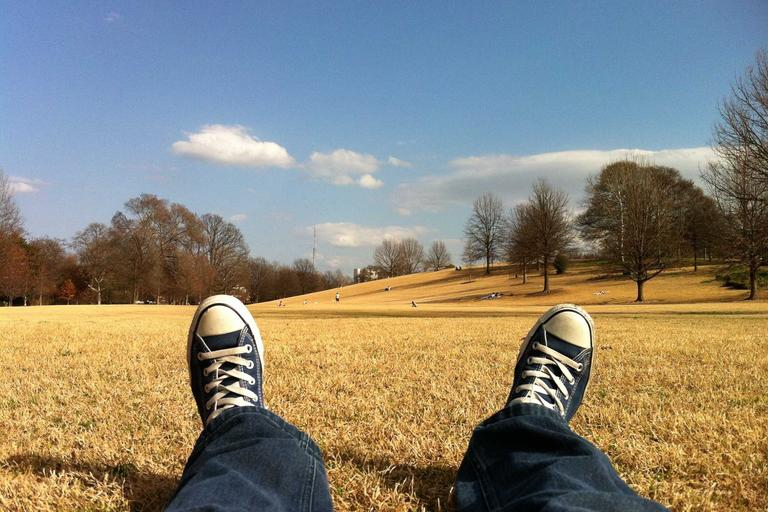
#> input picture tools/source/pic_103.jpg, 768 x 512 px
$ python generate_simple.py
#> lines starting #> are read from the running program, lines starting #| are printed output that depends on the picture
#!/usr/bin/env python3
# Spot the Secret: steganography awareness game
# Developed by Thilina Mendis
# Date: October 17, 2026
"""
Generates the 10 levels of the simple game (index.html).

For every level it writes, into out/level_XX/:
  cover.png   the original photo
  stego.png   the same photo with the secret hidden in it
a top-level levels.json with the title, tool and the two reveal sentences
for each level, and out/demo/stego.png for the landing page's X-ray demo.

"Writing a picture into bit k" means: for every pixel, set bit k of each
chosen colour value to 1 where the secret picture is white and 0 where it is
black, leaving the other 7 bits untouched.

Requirements:  pip install numpy pillow
Usage:  python generate_simple.py --src source --out ../levels_simple
"""
import argparse, json, os
import numpy as np
from PIL import Image, ImageDraw, ImageFont

W, H = 768, 512
RED, GREEN, BLUE = 0, 1, 2


# ---------------------------------------------------------------- helpers
def load_rgb(path):
#> called with path = 'source/pic_103.jpg'
    im = Image.open(path).convert("RGB")
#> im is the input picture: PIL image 768x512 RGB; mean R, G, B 137.2, 133.3, 120.5
    # center-crop to 3:2 then resize
    w, h = im.size
#> w = 768; h = 512
    tw = min(w, int(h * W / H)); th = int(tw * H / W)
#> after `tw = min(w, int(h * W / H))`: tw = 768
#> after `th = int(tw * H / W)`: th = 512
    l, t = (w - tw) // 2, (h - th) // 2
#> l = 0; t = 0
    return np.asarray(im.crop((l, t, l + tw, t + th)).resize((W, H), Image.LANCZOS))


def font(size):
    for f in ("/usr/share/fonts/truetype/dejavu/DejaVuSans-Bold.ttf",
              "/System/Library/Fonts/Supplemental/Arial Bold.ttf",
              "C:/Windows/Fonts/arialbd.ttf"):
        if os.path.exists(f):
            return ImageFont.truetype(f, size)
    return ImageFont.load_default()


def text_mask(text, size=150, cx=0.5, cy=0.5, angle=0):
    """Greyscale mask of the text, centred at (cx, cy) as fractions of the
    photo, tilted by angle degrees (counter-clockwise)."""
#> called with text = 'SECRET', size = 118, cx = 0.64, cy = 0.22, angle = 7
    canvas = Image.new("L", (W, H), 0)
#> canvas: PIL image 768x512 L; every value is 0
    at = (int(W * cx), int(H * cy))
    ImageDraw.Draw(canvas).multiline_text(at, text, font=font(size), fill=255,
                                          anchor="mm", align="center", spacing=12)
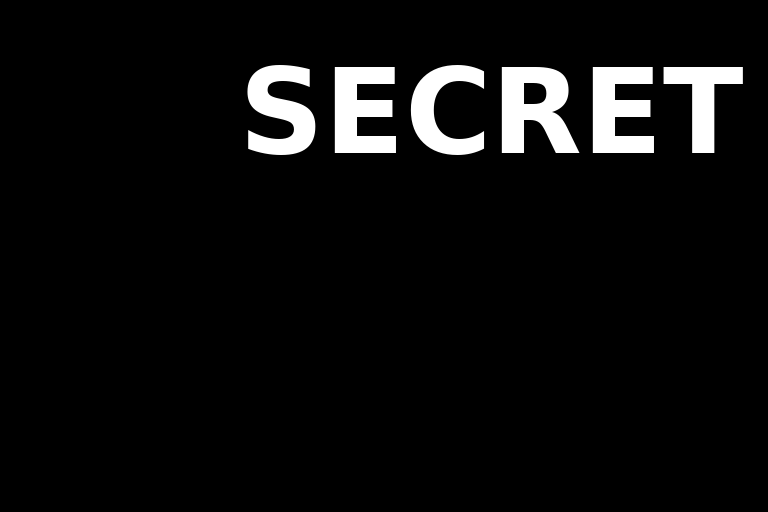
#> canvas: PIL image 768x512 L; min 0, max 255, mean 14.1
    if angle:
        canvas = canvas.rotate(angle, resample=Image.BICUBIC, center=at)
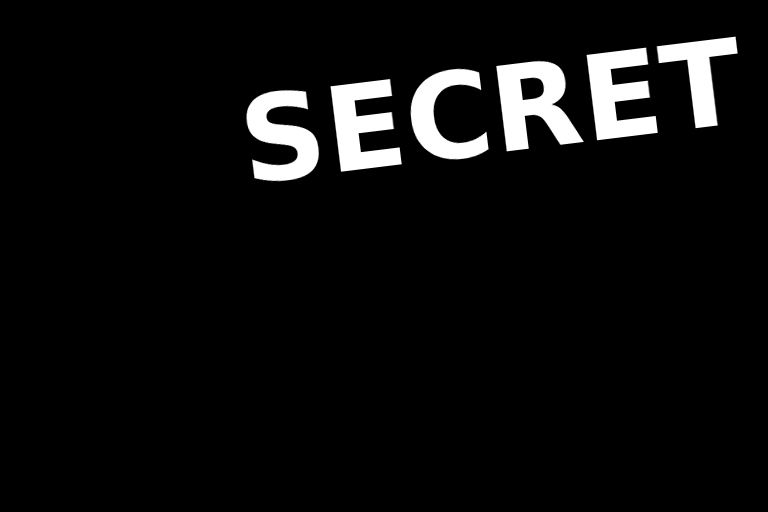
#> canvas: PIL image 768x512 L; min 0, max 255, mean 14.1
    return canvas


def text_picture(text, size=150, cx=0.5, cy=0.5, angle=0):
    """Black-and-white picture (True = white) of the text."""
    return np.asarray(text_mask(text, size, cx, cy, angle)) > 127


# [10 lines left out: function stamp_picture, not called in this run]


def write_bit(x, picture, bit, channels=(RED, GREEN, BLUE)):
    y = x.copy()
    for c in channels:
        v = y[..., c]
        y[..., c] = (v & ~np.uint8(1 << bit)) | (picture.astype(np.uint8) << bit)
    return y


# [9 lines left out: function busiest_corner, not called in this run]


# ---------------------------------------------------------------- hiding methods
def overlay(x, opacity, text="SECRET", size=150, cx=0.5, cy=0.30, angle=0):
    """White text blended over the photo at the given opacity."""
    im = Image.fromarray(x).convert("RGBA")
    alpha = np.asarray(text_mask(text, size, cx, cy, angle), dtype=float) / 255 * opacity
    layer = np.zeros((H, W, 4), np.uint8)
    layer[..., :3] = 255
    layer[..., 3] = np.round(alpha * 255).astype(np.uint8)
    return np.asarray(Image.alpha_composite(im, Image.fromarray(layer, "RGBA")).convert("RGB"))
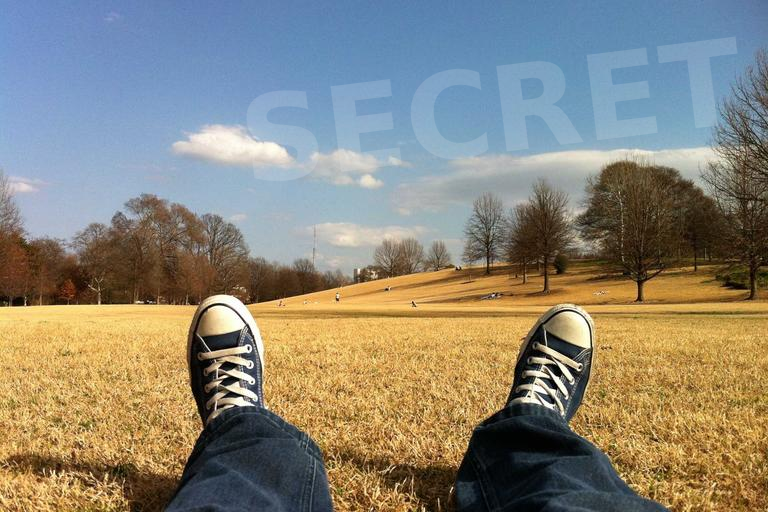
#> returned value: shape (512, 768, 3); mean of channels 0, 1, 2 138.3, 134.1, 121; drawn as R, G, B


def second_photo(x, hidden):
    """The top 2 bits of the hidden photo become the bottom 2 bits of the cover."""
    return (x & 0xFC) | (hidden >> 6)


# [8 lines left out: function small_stamp, not called in this run]


# ---------------------------------------------------------------- levels
# level: (cover photo, title, tool, colour switch, how it was hidden, in plain words)
# Titles name the photo only, so they never hint at how the secret was hidden.
LEVELS = {
    1: ("pic_103.jpg", "Lazy Afternoon", "booster", False,
        "The word SECRET was painted over the photo in white, at 15% strength.",
        "It's like writing on a window with a nearly dry marker: faint, but there if you look closely."),
    2: ("pic_10.jpg", "Forest Lookout", "booster", False,
        "The same white word SECRET, but fainter: only 10% strength.",
        "The marker is running out, so the writing is even harder to see."),
    3: ("pic_54.jpg", "Cloud Watch", "booster", False,
        "The word SECRET at just 2% strength, too faint for most eyes.",
        "The ink is so faint that you need the booster to make it stand out."),
    4: ("pic_128.jpg", "Mountain Lake", "xray", False,
        "A black-and-white picture of the word HELLO was written into bit 3 of every colour number.",
        "Every colour number was nudged by up to 8 out of 255. That's small, but the X-ray shows the word clearly."),
    5: ("pic_110.jpg", "Golden Hour", "xray", False,
        "A picture of the word SPY was written into bit 2 of every colour number.",
        "Smaller nudges this time, up to 4 out of 255, so your eyes can't see them."),
    6: ("pic_164.jpg", "Canal Town", "xray", False,
        "A picture of the word AGENT was written into bit 1 of every colour number.",
        "Each colour changed by 2 at most. Only a look at that one bit gives it away."),
    7: ("pic_152.jpg", "Purple Petals", "xray", False,
        "A picture of the word FOUND ME was written into the last bit (bit 0) of every colour number.",
        "Like changing every price in a shop by one cent: nobody notices, but look only at the cents and a word appears."),
    8: ("pic_29.jpg", "Snowy Peaks", "xray", True,
        "A picture of the words CODE 42 was written into the last bit of the blue numbers only.",
        "The secret is only in the blue paint, so you have to check the right colour."),
    9: ("pic_211.jpg", "All Aboard", "xray", False,
        "A whole second photo, of a hiker, was hidden in the last two bits of every colour number.",
        "The rough outline of another photo is tucked into the tiniest part of each pixel, like a ghost underneath."),
    10: ("pic_15.jpg", "Rocky Stream", "xray", True,
         "A tiny smiley picture was written into the last bit of the green numbers, in one busy corner.",
         "Like a stamp dropped in a messy room: the right tool shows it, but you still have to look everywhere."),
}
HIDDEN_PHOTO = "pic_177.jpg"   # level 9's second photo
OVERLAY3, L3_CX, L3_CY, L3_ANGLE = 0.02, 0.34, 0.17, -4  # level 3: faintest text, in open sky


def make_stego(lv, x, src):
    # each secret has its own place, size and tilt, so no two levels look alike
    if lv == 1: return overlay(x, 0.15, size=118, cx=0.64, cy=0.22, angle=7)
    if lv == 2: return overlay(x, 0.10, size=92, cx=0.30, cy=0.37, angle=-5)
    if lv == 3: return overlay(x, OVERLAY3, size=104, cx=L3_CX, cy=L3_CY, angle=L3_ANGLE)
    if lv == 4: return write_bit(x, text_picture("HELLO", 120, cx=0.30, cy=0.30, angle=-10), 3)
    if lv == 5: return write_bit(x, text_picture("SPY", 170, cx=0.70, cy=0.68), 2)
    if lv == 6: return write_bit(x, text_picture("AGENT", 128, cx=0.5, cy=0.5, angle=22), 1)
    if lv == 7: return write_bit(x, text_picture("FOUND\nME", 104, cx=0.28, cy=0.62), 0)
    if lv == 8: return write_bit(x, text_picture("CODE\n42", 116, cx=0.73, cy=0.33, angle=8), 0, channels=(BLUE,))
    if lv == 9: return second_photo(x, load_rgb(os.path.join(src, HIDDEN_PHOTO)))
    y, _ = small_stamp(x, GREEN)
    return y


DEMO_PHOTO = "pic_28.jpg"   # landing-page demo; not used by any level, so it gives nothing away


# [8 lines left out: function make_demo, not called in this run]


def main():
    ap = argparse.ArgumentParser()
    ap.add_argument("--src", default="source")
    ap.add_argument("--out", default="out")
    a = ap.parse_args()
    os.makedirs(a.out, exist_ok=True)
    meta = []
    for lv, (photo, title, tool, colours, how, plain) in LEVELS.items():
        od = os.path.join(a.out, f"level_{lv:02d}")
        os.makedirs(od, exist_ok=True)
        x = load_rgb(os.path.join(a.src, photo))
        y = make_stego(lv, x, a.src)
        # PNG without colour profile, so browser pixel values match exactly
        Image.fromarray(x).save(os.path.join(od, "cover.png"))
        Image.fromarray(np.ascontiguousarray(y)).save(os.path.join(od, "stego.png"))
        meta.append(dict(level=lv, title=title, tool=tool, colours=colours,
                         how=how, plain=plain, source=photo,
                         pct_pixels_changed=round(100 * (x != y).any(axis=2).mean(), 2),
                         max_change=int(np.abs(y.astype(int) - x.astype(int)).max())))
        print(f"level {lv:2d}  {title:22s} max change {meta[-1]['max_change']}")
#| level  1  Lazy Afternoon         max change 24
#> pass 2 of the loop in main, `for lv, (photo, title, tool, colours, how, plain) in LEVELS.items():`:
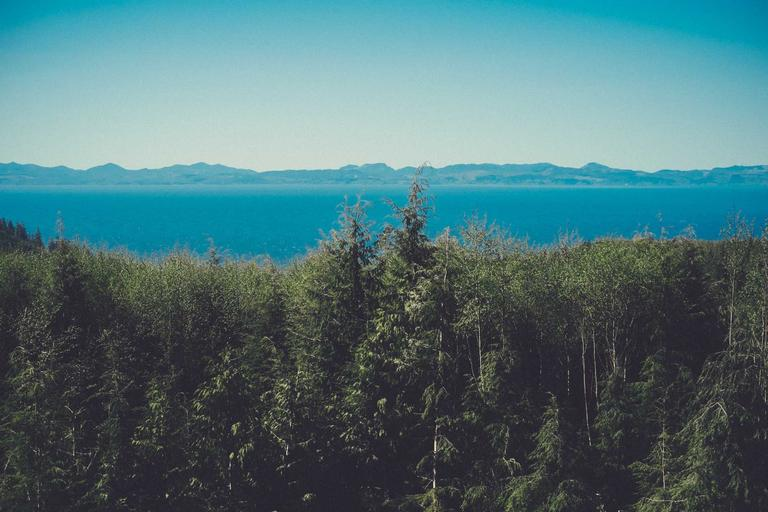
#> input picture tools/source/pic_10.jpg, 768 x 512 px
#> in load_rgb, im is the input picture: PIL image 768x512 RGB; mean R, G, B 78.5, 114.8, 119.6
#> im: PIL image 768x512 RGBA
#> in text_mask (call 2), `ImageDraw.Draw(canvas).multiline_text(at, text, font=font(size), fill=..`:
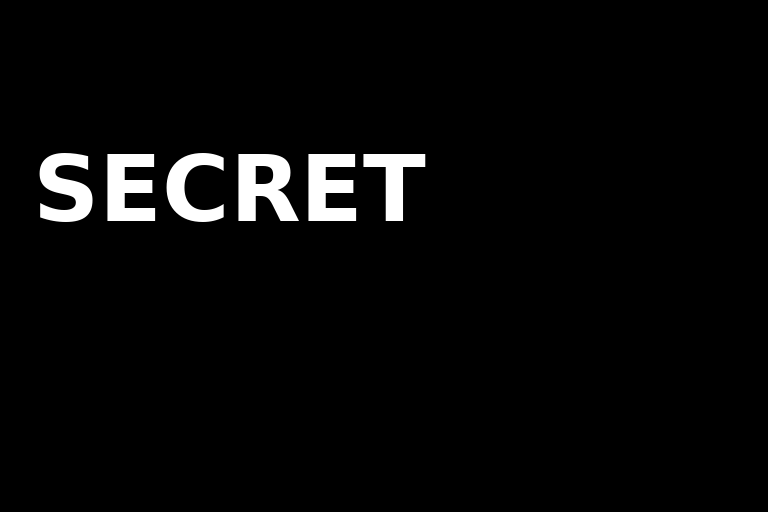
#> canvas: PIL image 768x512 L; min 0, max 255, mean 8.4
#> in text_mask (call 2), `canvas = canvas.rotate(angle, resample=Image.BICUBIC, center=at)`:
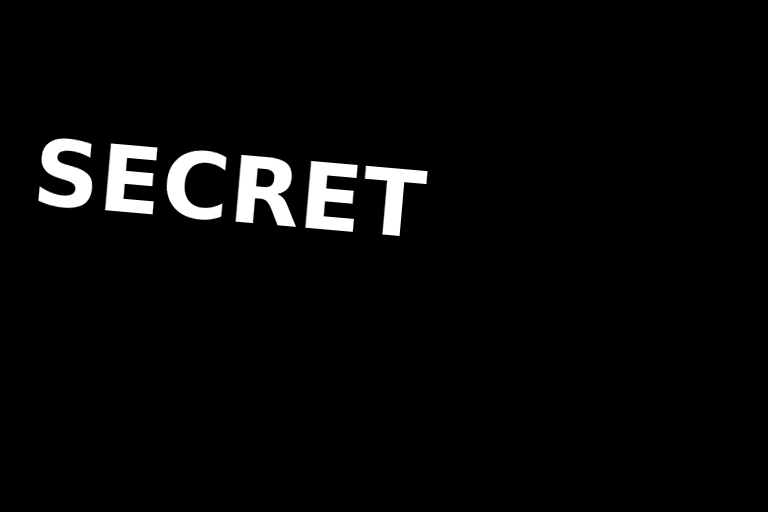
#> canvas: PIL image 768x512 L; min 0, max 255, mean 8.4
#| level  2  Forest Lookout         max change 26
#> pass 3 of the loop in main, `for lv, (photo, title, tool, colours, how, plain) in LEVELS.items():`:
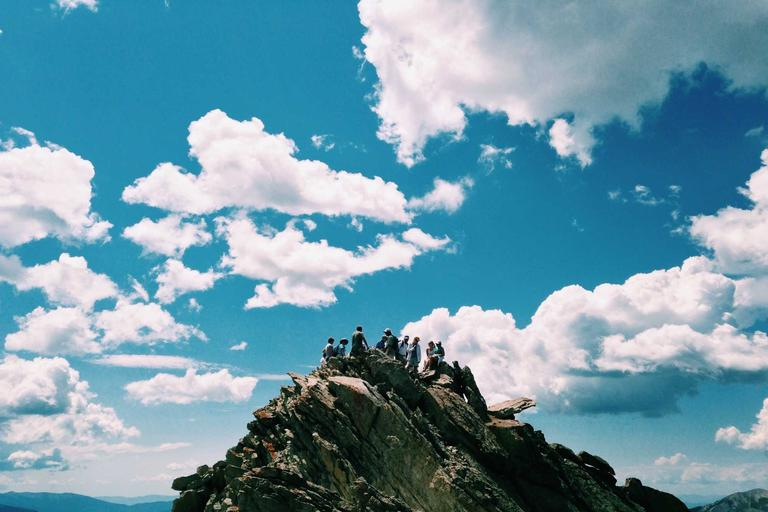
#> input picture tools/source/pic_54.jpg, 768 x 512 px
#> in load_rgb, im is the input picture: PIL image 768x512 RGB; mean R, G, B 109.1, 151.8, 168.6
#> im: PIL image 768x512 RGBA
#> in text_mask (call 3), `ImageDraw.Draw(canvas).multiline_text(at, text, font=font(size), fill=..`:
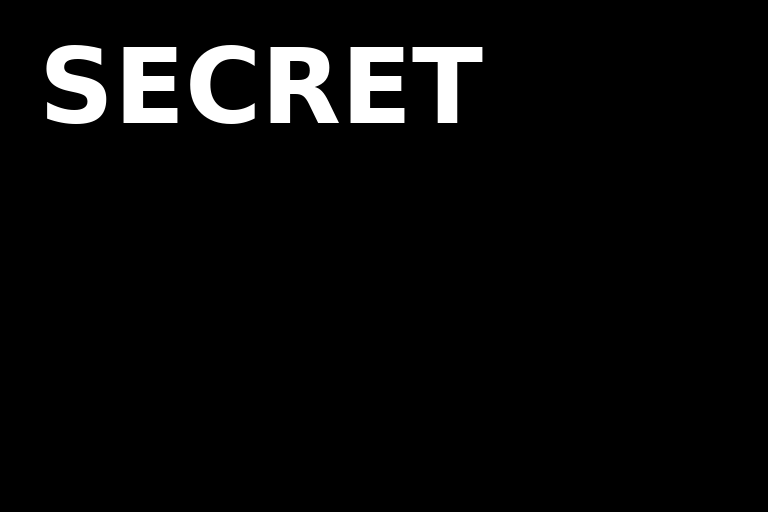
#> canvas: PIL image 768x512 L; min 0, max 255, mean 10.9
#> in text_mask (call 3), `canvas = canvas.rotate(angle, resample=Image.BICUBIC, center=at)`:
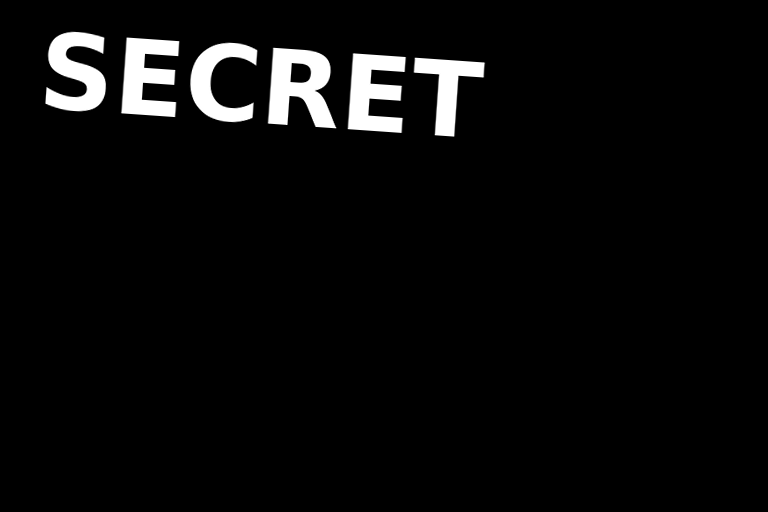
#> canvas: PIL image 768x512 L; min 0, max 255, mean 10.9
#| level  3  Cloud Watch            max change 5
#> the loop made 7 passes; the first 3 are shown
    json.dump(meta, open(os.path.join(a.out, "levels.json"), "w"), indent=2)
    make_demo(a.src, a.out)


if __name__ == "__main__":
#> (the run stopped early here; a loop or call above may not have finished)
